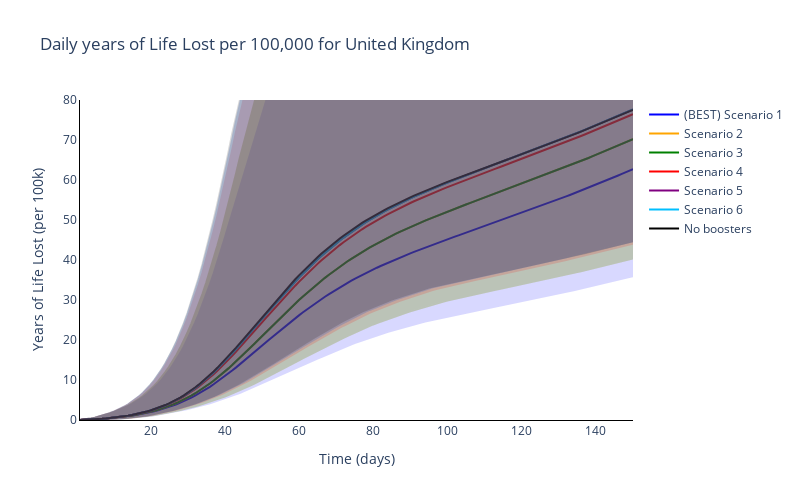
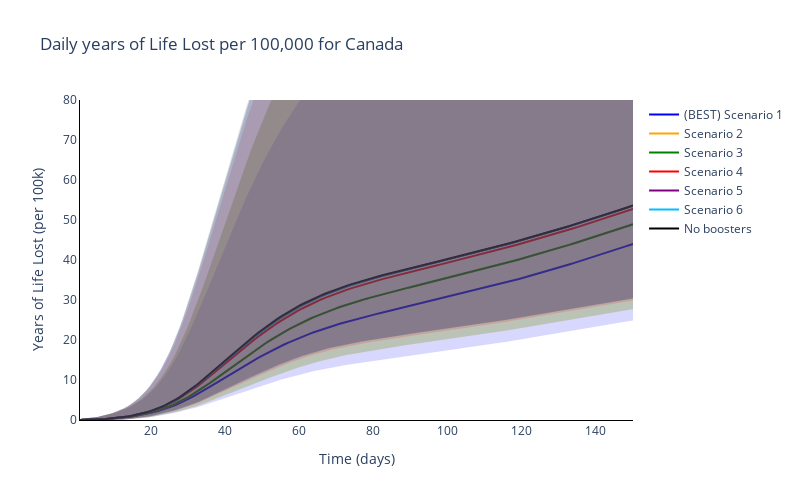
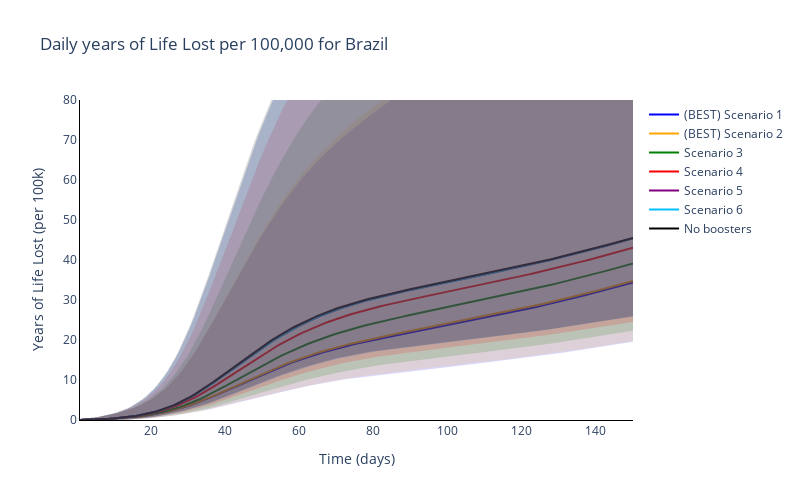
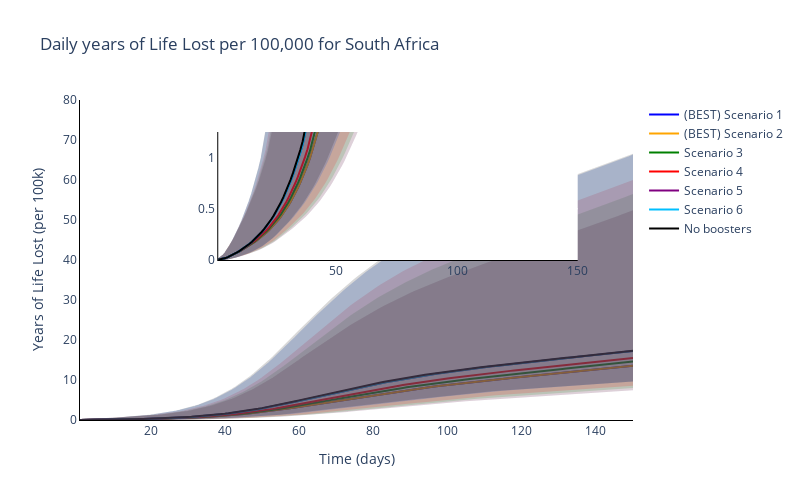

Write notebook code for charts like these, in order.
### Markdown cell above
### Plot the time series of numbers of years of life lost for the different regions

### Code cell
# Trace names - represent the solver used for the simulation
trace_name = ['Scenario {}'.format(s+1) for s, scenario in enumerate(scenario_names[:-1])] + [scenario_names[-1]]

my_max = [5.5, 5, 3.5, 1.25, 1, 1.75, 0.8, 3.5]
best_scenario_num = [[1], [1], [1, 2], [1, 2], [1, 2, 3, 4], [1, 2], [1, 2, 3, 4], [1, 2]]

# Plot for each region
for r, reg in enumerate(regions):
    fig = go.Figure()
    # Plot for each boosting scenario
    for s, scenario in enumerate(scenario_names):
        fig.add_trace(
            go.Scatter(
                y=total_cum_years_of_life_lost_mean[r][s, :],
                x=times,
                mode='lines',
                name=trace_name[s],
                line=dict(
                    color=colours[s])
            )
        )

    for s in best_scenario_num[r]:
        fig.data[s-1].name = '(BEST) ' + trace_name[s-1]

    # Plot for each boosting scenario
    for s, scenario in enumerate(scenario_names):
        fig.add_trace(
            go.Scatter(
                y=total_cum_years_of_life_lost_upper[r][s, :].tolist() + total_cum_years_of_life_lost_lower[r][s, :].tolist()[::-1],
                x=times + times[::-1],
                mode='lines',
                name=trace_name[s],
                fill='toself',
                fillcolor=colours[s],
                line_color=colours[s],
                opacity=0.15,
                showlegend=False
            )
        )

        if r in range(3,7):
            fig.add_trace(
                go.Scatter(
                    y=total_cum_years_of_life_lost_mean[r][s, :],
                    x=times,
                    mode='lines',
                    name=trace_name[s],
                    line=dict(
                        color=colours[s]),
                    xaxis='x2',
                    yaxis='y2',
                    showlegend=False
                )
            )

            fig.add_trace(
                go.Scatter(
                    y=total_cum_years_of_life_lost_upper[r][s, :].tolist() + total_cum_years_of_life_lost_lower[r][s, :].tolist()[::-1],
                    x=times + times[::-1],
                    mode='lines',
                    name=trace_name[s],
                    fill='toself',
                    fillcolor=colours[s],
                    line_color=colours[s],
                    opacity=0.15,
                    xaxis='x2',
                    yaxis='y2',
                    showlegend=False
                )
            )

    # Add axis labels
    fig.update_layout(
        boxmode='group',
        title='Daily years of Life Lost per 100,000 for {}'.format(reg),
        width=800,
        height=500,
        plot_bgcolor='white',
        xaxis=dict(
            linecolor='black',
            title='Time (days)'),
        yaxis=dict(
            linecolor='black',
            title='Years of Life Lost (per 100k)',
            range=[0, 80]),
        xaxis2 = dict(
            linecolor='black',
            domain = [0.25, 0.9],
            anchor = 'y2'
        ),
        yaxis2 = dict(
            showline = True,
            linecolor='black',
            range=[0, my_max[r]],
            domain = [0.5, 0.9],
            anchor = 'x2'
        ),
        hovermode='x unified'
        )

    fig.write_image('images/report2_economic/Years of Life Lost for {}.pdf'.format(reg))
    fig.show()

### Figure 1 — Plotly figure (JSON) as saved in the notebook; plotly's stock layout.template omitted (floating-point values rounded to 4 significant figures; data arrays with more than 128 entries replaced by an {"elided": "..."} marker saying what was removed)
{"data": [{"line": {"color": "blue"}, "mode": "lines", "name": "(BEST) Scenario 1", "type": "scatter", "x": {"elided": "150 int values"}, "y": {"elided": "150 float values"}}, {"line": {"color": "orange"}, "mode": "lines", "name": "Scenario 2", "type": "scatter", "x": {"elided": "150 int values"}, "y": {"elided": "150 float values"}}, {"line": {"color": "green"}, "mode": "lines", "name": "Scenario 3", "type": "scatter", "x": {"elided": "150 int values"}, "y": {"elided": "150 float values"}}, {"line": {"color": "red"}, "mode": "lines", "name": "Scenario 4", "type": "scatter", "x": {"elided": "150 int values"}, "y": {"elided": "150 float values"}}, {"line": {"color": "purple"}, "mode": "lines", "name": "Scenario 5", "type": "scatter", "x": {"elided": "150 int values"}, "y": {"elided": "150 float values"}}, {"line": {"color": "deepskyblue"}, "mode": "lines", "name": "Scenario 6", "type": "scatter", "x": {"elided": "150 int values"}, "y": {"elided": "150 float values"}}, {"line": {"color": "black"}, "mode": "lines", "name": "No boosters", "type": "scatter", "x": {"elided": "150 int values"}, "y": {"elided": "150 float values"}}, {"fill": "toself", "fillcolor": "blue", "line": {"color": "blue"}, "mode": "lines", "name": "Scenario 1", "opacity": 0.15, "showlegend": false, "type": "scatter", "x": {"elided": "300 int values"}, "y": {"elided": "300 float values"}}, {"fill": "toself", "fillcolor": "orange", "line": {"color": "orange"}, "mode": "lines", "name": "Scenario 2", "opacity": 0.15, "showlegend": false, "type": "scatter", "x": {"elided": "300 int values"}, "y": {"elided": "300 float values"}}, {"fill": "toself", "fillcolor": "green", "line": {"color": "green"}, "mode": "lines", "name": "Scenario 3", "opacity": 0.15, "showlegend": false, "type": "scatter", "x": {"elided": "300 int values"}, "y": {"elided": "300 float values"}}, {"fill": "toself", "fillcolor": "red", "line": {"color": "red"}, "mode": "lines", "name": "Scenario 4", "opacity": 0.15, "showlegend": false, "type": "scatter", "x": {"elided": "300 int values"}, "y": {"elided": "300 float values"}}, {"fill": "toself", "fillcolor": "purple", "line": {"color": "purple"}, "mode": "lines", "name": "Scenario 5", "opacity": 0.15, "showlegend": false, "type": "scatter", "x": {"elided": "300 int values"}, "y": {"elided": "300 float values"}}, {"fill": "toself", "fillcolor": "deepskyblue", "line": {"color": "deepskyblue"}, "mode": "lines", "name": "Scenario 6", "opacity": 0.15, "showlegend": false, "type": "scatter", "x": {"elided": "300 int values"}, "y": {"elided": "300 float values"}}, {"fill": "toself", "fillcolor": "black", "line": {"color": "black"}, "mode": "lines", "name": "No boosters", "opacity": 0.15, "showlegend": false, "type": "scatter", "x": {"elided": "300 int values"}, "y": {"elided": "300 float values"}}], "layout": {"boxmode": "group", "height": 500, "hovermode": "x unified", "plot_bgcolor": "white", "title": {"text": "Daily years of Life Lost per 100,000 for United Kingdom"}, "width": 800, "xaxis": {"linecolor": "black", "title": {"text": "Time (days)"}}, "xaxis2": {"anchor": "y2", "domain": [0.25, 0.9], "linecolor": "black"}, "yaxis": {"linecolor": "black", "range": [0, 80], "title": {"text": "Years of Life Lost (per 100k)"}}, "yaxis2": {"anchor": "x2", "domain": [0.5, 0.9], "linecolor": "black", "range": [0, 5.5], "showline": true}}}

### Figure 2 — Plotly figure (JSON) as saved in the notebook; plotly's stock layout.template omitted (floating-point values rounded to 4 significant figures; data arrays with more than 128 entries replaced by an {"elided": "..."} marker saying what was removed)
{"data": [{"line": {"color": "blue"}, "mode": "lines", "name": "(BEST) Scenario 1", "type": "scatter", "x": {"elided": "150 int values"}, "y": {"elided": "150 float values"}}, {"line": {"color": "orange"}, "mode": "lines", "name": "Scenario 2", "type": "scatter", "x": {"elided": "150 int values"}, "y": {"elided": "150 float values"}}, {"line": {"color": "green"}, "mode": "lines", "name": "Scenario 3", "type": "scatter", "x": {"elided": "150 int values"}, "y": {"elided": "150 float values"}}, {"line": {"color": "red"}, "mode": "lines", "name": "Scenario 4", "type": "scatter", "x": {"elided": "150 int values"}, "y": {"elided": "150 float values"}}, {"line": {"color": "purple"}, "mode": "lines", "name": "Scenario 5", "type": "scatter", "x": {"elided": "150 int values"}, "y": {"elided": "150 float values"}}, {"line": {"color": "deepskyblue"}, "mode": "lines", "name": "Scenario 6", "type": "scatter", "x": {"elided": "150 int values"}, "y": {"elided": "150 float values"}}, {"line": {"color": "black"}, "mode": "lines", "name": "No boosters", "type": "scatter", "x": {"elided": "150 int values"}, "y": {"elided": "150 float values"}}, {"fill": "toself", "fillcolor": "blue", "line": {"color": "blue"}, "mode": "lines", "name": "Scenario 1", "opacity": 0.15, "showlegend": false, "type": "scatter", "x": {"elided": "300 int values"}, "y": {"elided": "300 float values"}}, {"fill": "toself", "fillcolor": "orange", "line": {"color": "orange"}, "mode": "lines", "name": "Scenario 2", "opacity": 0.15, "showlegend": false, "type": "scatter", "x": {"elided": "300 int values"}, "y": {"elided": "300 float values"}}, {"fill": "toself", "fillcolor": "green", "line": {"color": "green"}, "mode": "lines", "name": "Scenario 3", "opacity": 0.15, "showlegend": false, "type": "scatter", "x": {"elided": "300 int values"}, "y": {"elided": "300 float values"}}, {"fill": "toself", "fillcolor": "red", "line": {"color": "red"}, "mode": "lines", "name": "Scenario 4", "opacity": 0.15, "showlegend": false, "type": "scatter", "x": {"elided": "300 int values"}, "y": {"elided": "300 float values"}}, {"fill": "toself", "fillcolor": "purple", "line": {"color": "purple"}, "mode": "lines", "name": "Scenario 5", "opacity": 0.15, "showlegend": false, "type": "scatter", "x": {"elided": "300 int values"}, "y": {"elided": "300 float values"}}, {"fill": "toself", "fillcolor": "deepskyblue", "line": {"color": "deepskyblue"}, "mode": "lines", "name": "Scenario 6", "opacity": 0.15, "showlegend": false, "type": "scatter", "x": {"elided": "300 int values"}, "y": {"elided": "300 float values"}}, {"fill": "toself", "fillcolor": "black", "line": {"color": "black"}, "mode": "lines", "name": "No boosters", "opacity": 0.15, "showlegend": false, "type": "scatter", "x": {"elided": "300 int values"}, "y": {"elided": "300 float values"}}], "layout": {"boxmode": "group", "height": 500, "hovermode": "x unified", "plot_bgcolor": "white", "title": {"text": "Daily years of Life Lost per 100,000 for Canada"}, "width": 800, "xaxis": {"linecolor": "black", "title": {"text": "Time (days)"}}, "xaxis2": {"anchor": "y2", "domain": [0.25, 0.9], "linecolor": "black"}, "yaxis": {"linecolor": "black", "range": [0, 80], "title": {"text": "Years of Life Lost (per 100k)"}}, "yaxis2": {"anchor": "x2", "domain": [0.5, 0.9], "linecolor": "black", "range": [0, 5], "showline": true}}}

### Figure 3 — Plotly figure (JSON) as saved in the notebook; plotly's stock layout.template omitted (floating-point values rounded to 4 significant figures; data arrays with more than 128 entries replaced by an {"elided": "..."} marker saying what was removed)
{"data": [{"line": {"color": "blue"}, "mode": "lines", "name": "(BEST) Scenario 1", "type": "scatter", "x": {"elided": "150 int values"}, "y": {"elided": "150 float values"}}, {"line": {"color": "orange"}, "mode": "lines", "name": "(BEST) Scenario 2", "type": "scatter", "x": {"elided": "150 int values"}, "y": {"elided": "150 float values"}}, {"line": {"color": "green"}, "mode": "lines", "name": "Scenario 3", "type": "scatter", "x": {"elided": "150 int values"}, "y": {"elided": "150 float values"}}, {"line": {"color": "red"}, "mode": "lines", "name": "Scenario 4", "type": "scatter", "x": {"elided": "150 int values"}, "y": {"elided": "150 float values"}}, {"line": {"color": "purple"}, "mode": "lines", "name": "Scenario 5", "type": "scatter", "x": {"elided": "150 int values"}, "y": {"elided": "150 float values"}}, {"line": {"color": "deepskyblue"}, "mode": "lines", "name": "Scenario 6", "type": "scatter", "x": {"elided": "150 int values"}, "y": {"elided": "150 float values"}}, {"line": {"color": "black"}, "mode": "lines", "name": "No boosters", "type": "scatter", "x": {"elided": "150 int values"}, "y": {"elided": "150 float values"}}, {"fill": "toself", "fillcolor": "blue", "line": {"color": "blue"}, "mode": "lines", "name": "Scenario 1", "opacity": 0.15, "showlegend": false, "type": "scatter", "x": {"elided": "300 int values"}, "y": {"elided": "300 float values"}}, {"fill": "toself", "fillcolor": "orange", "line": {"color": "orange"}, "mode": "lines", "name": "Scenario 2", "opacity": 0.15, "showlegend": false, "type": "scatter", "x": {"elided": "300 int values"}, "y": {"elided": "300 float values"}}, {"fill": "toself", "fillcolor": "green", "line": {"color": "green"}, "mode": "lines", "name": "Scenario 3", "opacity": 0.15, "showlegend": false, "type": "scatter", "x": {"elided": "300 int values"}, "y": {"elided": "300 float values"}}, {"fill": "toself", "fillcolor": "red", "line": {"color": "red"}, "mode": "lines", "name": "Scenario 4", "opacity": 0.15, "showlegend": false, "type": "scatter", "x": {"elided": "300 int values"}, "y": {"elided": "300 float values"}}, {"fill": "toself", "fillcolor": "purple", "line": {"color": "purple"}, "mode": "lines", "name": "Scenario 5", "opacity": 0.15, "showlegend": false, "type": "scatter", "x": {"elided": "300 int values"}, "y": {"elided": "300 float values"}}, {"fill": "toself", "fillcolor": "deepskyblue", "line": {"color": "deepskyblue"}, "mode": "lines", "name": "Scenario 6", "opacity": 0.15, "showlegend": false, "type": "scatter", "x": {"elided": "300 int values"}, "y": {"elided": "300 float values"}}, {"fill": "toself", "fillcolor": "black", "line": {"color": "black"}, "mode": "lines", "name": "No boosters", "opacity": 0.15, "showlegend": false, "type": "scatter", "x": {"elided": "300 int values"}, "y": {"elided": "300 float values"}}], "layout": {"boxmode": "group", "height": 500, "hovermode": "x unified", "plot_bgcolor": "white", "title": {"text": "Daily years of Life Lost per 100,000 for Brazil"}, "width": 800, "xaxis": {"linecolor": "black", "title": {"text": "Time (days)"}}, "xaxis2": {"anchor": "y2", "domain": [0.25, 0.9], "linecolor": "black"}, "yaxis": {"linecolor": "black", "range": [0, 80], "title": {"text": "Years of Life Lost (per 100k)"}}, "yaxis2": {"anchor": "x2", "domain": [0.5, 0.9], "linecolor": "black", "range": [0, 3.5], "showline": true}}}

### Figure 4 — Plotly figure (JSON) as saved in the notebook; plotly's stock layout.template omitted (floating-point values rounded to 4 significant figures; data arrays with more than 128 entries replaced by an {"elided": "..."} marker saying what was removed)
{"data": [{"line": {"color": "blue"}, "mode": "lines", "name": "(BEST) Scenario 1", "type": "scatter", "x": {"elided": "150 int values"}, "y": {"elided": "150 float values"}}, {"line": {"color": "orange"}, "mode": "lines", "name": "(BEST) Scenario 2", "type": "scatter", "x": {"elided": "150 int values"}, "y": {"elided": "150 float values"}}, {"line": {"color": "green"}, "mode": "lines", "name": "Scenario 3", "type": "scatter", "x": {"elided": "150 int values"}, "y": {"elided": "150 float values"}}, {"line": {"color": "red"}, "mode": "lines", "name": "Scenario 4", "type": "scatter", "x": {"elided": "150 int values"}, "y": {"elided": "150 float values"}}, {"line": {"color": "purple"}, "mode": "lines", "name": "Scenario 5", "type": "scatter", "x": {"elided": "150 int values"}, "y": {"elided": "150 float values"}}, {"line": {"color": "deepskyblue"}, "mode": "lines", "name": "Scenario 6", "type": "scatter", "x": {"elided": "150 int values"}, "y": {"elided": "150 float values"}}, {"line": {"color": "black"}, "mode": "lines", "name": "No boosters", "type": "scatter", "x": {"elided": "150 int values"}, "y": {"elided": "150 float values"}}, {"fill": "toself", "fillcolor": "blue", "line": {"color": "blue"}, "mode": "lines", "name": "Scenario 1", "opacity": 0.15, "showlegend": false, "type": "scatter", "x": {"elided": "300 int values"}, "y": {"elided": "300 float values"}}, {"line": {"color": "blue"}, "mode": "lines", "name": "Scenario 1", "showlegend": false, "type": "scatter", "x": {"elided": "150 int values"}, "xaxis": "x2", "y": {"elided": "150 float values"}, "yaxis": "y2"}, {"fill": "toself", "fillcolor": "blue", "line": {"color": "blue"}, "mode": "lines", "name": "Scenario 1", "opacity": 0.15, "showlegend": false, "type": "scatter", "x": {"elided": "300 int values"}, "xaxis": "x2", "y": {"elided": "300 float values"}, "yaxis": "y2"}, {"fill": "toself", "fillcolor": "orange", "line": {"color": "orange"}, "mode": "lines", "name": "Scenario 2", "opacity": 0.15, "showlegend": false, "type": "scatter", "x": {"elided": "300 int values"}, "y": {"elided": "300 float values"}}, {"line": {"color": "orange"}, "mode": "lines", "name": "Scenario 2", "showlegend": false, "type": "scatter", "x": {"elided": "150 int values"}, "xaxis": "x2", "y": {"elided": "150 float values"}, "yaxis": "y2"}, {"fill": "toself", "fillcolor": "orange", "line": {"color": "orange"}, "mode": "lines", "name": "Scenario 2", "opacity": 0.15, "showlegend": false, "type": "scatter", "x": {"elided": "300 int values"}, "xaxis": "x2", "y": {"elided": "300 float values"}, "yaxis": "y2"}, {"fill": "toself", "fillcolor": "green", "line": {"color": "green"}, "mode": "lines", "name": "Scenario 3", "opacity": 0.15, "showlegend": false, "type": "scatter", "x": {"elided": "300 int values"}, "y": {"elided": "300 float values"}}, {"line": {"color": "green"}, "mode": "lines", "name": "Scenario 3", "showlegend": false, "type": "scatter", "x": {"elided": "150 int values"}, "xaxis": "x2", "y": {"elided": "150 float values"}, "yaxis": "y2"}, {"fill": "toself", "fillcolor": "green", "line": {"color": "green"}, "mode": "lines", "name": "Scenario 3", "opacity": 0.15, "showlegend": false, "type": "scatter", "x": {"elided": "300 int values"}, "xaxis": "x2", "y": {"elided": "300 float values"}, "yaxis": "y2"}, {"fill": "toself", "fillcolor": "red", "line": {"color": "red"}, "mode": "lines", "name": "Scenario 4", "opacity": 0.15, "showlegend": false, "type": "scatter", "x": {"elided": "300 int values"}, "y": {"elided": "300 float values"}}, {"line": {"color": "red"}, "mode": "lines", "name": "Scenario 4", "showlegend": false, "type": "scatter", "x": {"elided": "150 int values"}, "xaxis": "x2", "y": {"elided": "150 float values"}, "yaxis": "y2"}, {"fill": "toself", "fillcolor": "red", "line": {"color": "red"}, "mode": "lines", "name": "Scenario 4", "opacity": 0.15, "showlegend": false, "type": "scatter", "x": {"elided": "300 int values"}, "xaxis": "x2", "y": {"elided": "300 float values"}, "yaxis": "y2"}, {"fill": "toself", "fillcolor": "purple", "line": {"color": "purple"}, "mode": "lines", "name": "Scenario 5", "opacity": 0.15, "showlegend": false, "type": "scatter", "x": {"elided": "300 int values"}, "y": {"elided": "300 float values"}}, {"line": {"color": "purple"}, "mode": "lines", "name": "Scenario 5", "showlegend": false, "type": "scatter", "x": {"elided": "150 int values"}, "xaxis": "x2", "y": {"elided": "150 float values"}, "yaxis": "y2"}, {"fill": "toself", "fillcolor": "purple", "line": {"color": "purple"}, "mode": "lines", "name": "Scenario 5", "opacity": 0.15, "showlegend": false, "type": "scatter", "x": {"elided": "300 int values"}, "xaxis": "x2", "y": {"elided": "300 float values"}, "yaxis": "y2"}, {"fill": "toself", "fillcolor": "deepskyblue", "line": {"color": "deepskyblue"}, "mode": "lines", "name": "Scenario 6", "opacity": 0.15, "showlegend": false, "type": "scatter", "x": {"elided": "300 int values"}, "y": {"elided": "300 float values"}}, {"line": {"color": "deepskyblue"}, "mode": "lines", "name": "Scenario 6", "showlegend": false, "type": "scatter", "x": {"elided": "150 int values"}, "xaxis": "x2", "y": {"elided": "150 float values"}, "yaxis": "y2"}, {"fill": "toself", "fillcolor": "deepskyblue", "line": {"color": "deepskyblue"}, "mode": "lines", "name": "Scenario 6", "opacity": 0.15, "showlegend": false, "type": "scatter", "x": {"elided": "300 int values"}, "xaxis": "x2", "y": {"elided": "300 float values"}, "yaxis": "y2"}, {"fill": "toself", "fillcolor": "black", "line": {"color": "black"}, "mode": "lines", "name": "No boosters", "opacity": 0.15, "showlegend": false, "type": "scatter", "x": {"elided": "300 int values"}, "y": {"elided": "300 float values"}}, {"line": {"color": "black"}, "mode": "lines", "name": "No boosters", "showlegend": false, "type": "scatter", "x": {"elided": "150 int values"}, "xaxis": "x2", "y": {"elided": "150 float values"}, "yaxis": "y2"}, {"fill": "toself", "fillcolor": "black", "line": {"color": "black"}, "mode": "lines", "name": "No boosters", "opacity": 0.15, "showlegend": false, "type": "scatter", "x": {"elided": "300 int values"}, "xaxis": "x2", "y": {"elided": "300 float values"}, "yaxis": "y2"}], "layout": {"boxmode": "group", "height": 500, "hovermode": "x unified", "plot_bgcolor": "white", "title": {"text": "Daily years of Life Lost per 100,000 for South Africa"}, "width": 800, "xaxis": {"linecolor": "black", "title": {"text": "Time (days)"}}, "xaxis2": {"anchor": "y2", "domain": [0.25, 0.9], "linecolor": "black"}, "yaxis": {"linecolor": "black", "range": [0, 80], "title": {"text": "Years of Life Lost (per 100k)"}}, "yaxis2": {"anchor": "x2", "domain": [0.5, 0.9], "linecolor": "black", "range": [0, 1.25], "showline": true}}}
